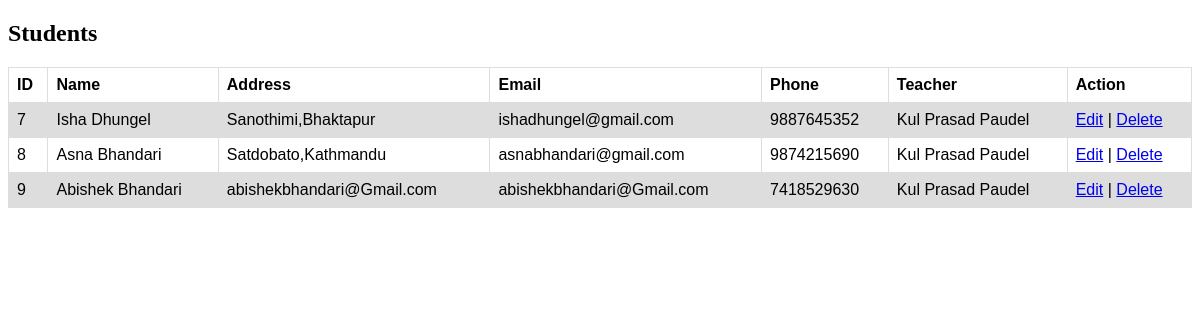
Page /student/class/students/1/ on the earlier database version.
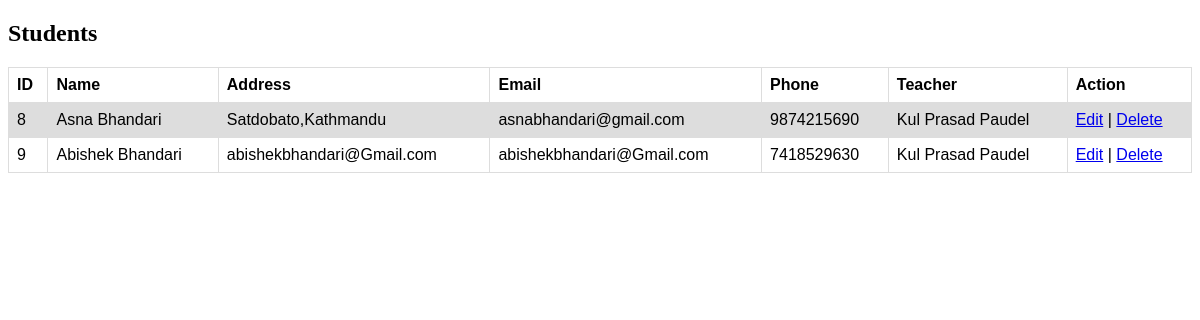
Same page on the later database version.
### student/models.py (models this page shows, shortened)
class BroadwayStudent(models.Model):
    name = models.CharField(max_length=255, null=True, help_text="student name")
    address = models.CharField(max_length=33)
    phone = models.IntegerField(unique=True)
    email = models.EmailField(unique=True)
    student_class = models.ForeignKey(BroadwayClass, on_delete=models.SET_NULL, null=True, blank=True)

class BroadwayClass(models.Model):
    name = models.CharField(
        verbose_name="Class Name",
        max_length=30,
        blank=True,
        null=True,
    )
    section = models.CharField(
        verbose_name="lab room / section",
        max_length=40
    )
    teacher = models.ForeignKey(BroadwayTeacher, on_delete=models.SET_NULL, null=True, blank=True)
    status = models.BooleanField(default=False)
    class_type = models.CharField(verbose_name="class type", max_length=10, null=True, blank=True)
    class_link = models.URLField(null=True, blank=True)
    created_date = models.DateField(auto_now_add=True)
    started_date = models.DateField()
    end_date = models.DateField()

class BroadwayTeacher(models.Model):
    name = models.CharField(max_length=255, null=True, help_text="Teacher's Name")
    address = models.CharField(max_length=33)
    phone = models.IntegerField(unique=True)
    email = models.EmailField(unique=True)
    def __str__(self):
        return f'{self.name}'

### student/views.py (the view)
# urls.py: path('class/students/<id>/', class_students, name='class_students'),
def class_students(request, id):
    try:
        class_instance = BroadwayClass.objects.get(id=id)
        class_students = BroadwayStudent.objects.filter(student_class=class_instance)
    except BroadwayClass.DoesNotExist:
        raise Http404("Class does not exist")
    context = {
        "data": class_students,
    }
    return render(request, 'class/view.html', context)

### student/templates/class/view.html (shortened to what this page needs)
<!DOCTYPE html>
<html>
<head>
</head>
<body>
<h2> Students</h2>
<table>
  <tr>
    <th>ID</th>
    <th>Name</th>
    <th>Address</th>
    <th>Email</th>
    <th>Phone</th>
    <th>Teacher</th>
    <th>Action</th>
  </tr>
  {% for i in data %}
  <tr>
    <td>{{i.id}}</td>
    <td>{{i.name}}</td>
    <td>{{i.address}}</td>
    <td>{{i.email}}</td>
    <td>{{i.phone}}</td>
    <td>{{i.student_class.teacher}}</td>
    <td><a href="{% url 'edit_student' i.id %}"> Edit</a> | <a href="{% url 'delete_student' i.id %}"> Delete</a> </td>
  </tr>
  {% endfor %}
</table>
</body>
</html>

Differences in the rows shown:
no longer on this page (row edited): BroadwayStudent: id "7", name "Isha Dhungel", address "Sanothimi,Bhaktapur", email "ishadhungel@gmail.com", phone "9887645352", student_class.teacher "Kul Prasad Paudel"
